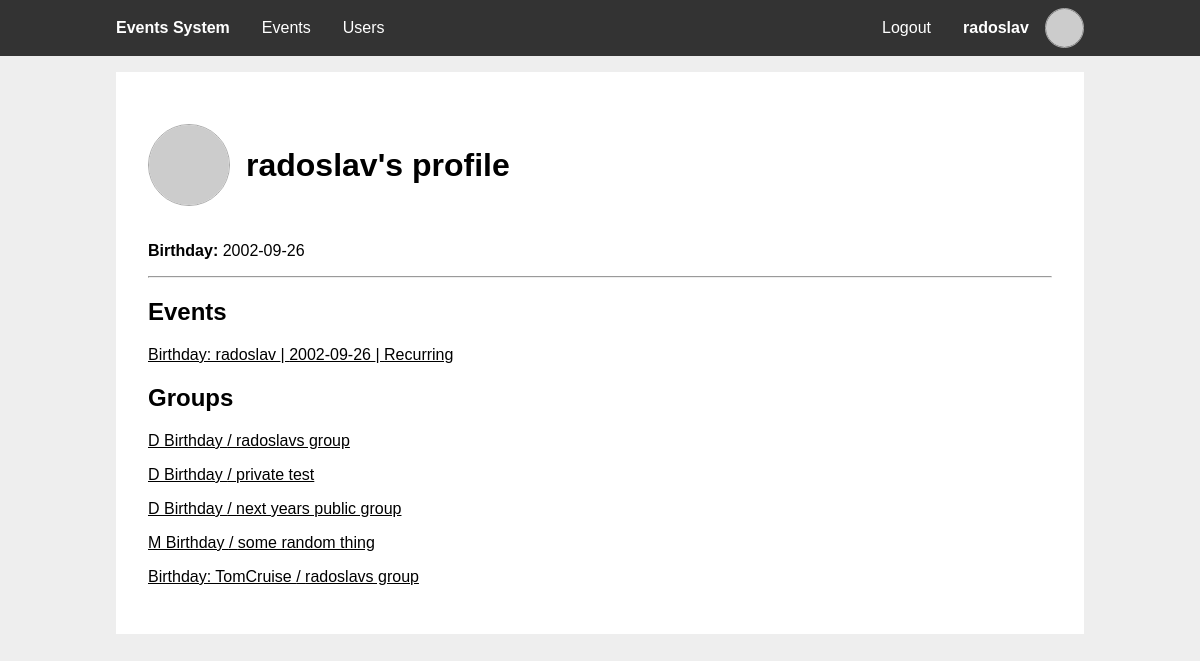
The app's page /user.php?id=2 (signed in) with its own data.
### tables this page shows
CREATE TABLE `users` (
  `id` int(11) NOT NULL,
  `username` varchar(50) NOT NULL,
  `email` varchar(50) DEFAULT NULL,
  `birthday_event` int(11) NOT NULL,
  `password_hash` char(60) NOT NULL
);

CREATE TABLE `events` (
  `event_id` int(11) NOT NULL,
  `creator_id` int(11) DEFAULT NULL,
  `name` varchar(50) NOT NULL,
  `date` date NOT NULL,
  `description` varchar(100) NOT NULL,
  `recurring` tinyint(1) NOT NULL
);

CREATE TABLE `event_groups` (
  `group_id` int(11) NOT NULL,
  `creator_id` int(11) NOT NULL,
  `group_name` varchar(50) NOT NULL,
  `money_goal` int(10) NOT NULL DEFAULT 0,
  `meeting_time` time NOT NULL DEFAULT '09:00:00',
  `meeting_place` varchar(50) DEFAULT NULL,
  `group_description` varchar(250) DEFAULT NULL,
  `group_pass` char(8) DEFAULT NULL
);

### includes/db_users.php (called while the page is built, shortened)
<?php
function getUserById($viewer, $user_id) {
  $pdo = getPDO();
  $stmt = $pdo->prepare('SELECT u.id,
                                u.username,
                                u.email,
                                e.date AS birthdate,
                                fu.favorite_user_id IS NOT NULL as favorite
                        FROM users u
                        JOIN events e ON u.birthday_event = e.event_id
                        LEFT JOIN favorite_users fu ON fu.user_id = ? AND fu.favorite_user_id = u.id
                        WHERE u.id = ?');
  $stmt->execute([$viewer, $user_id]);
  $user = $stmt->fetch();
  return $user;
}
?>

### includes/session.php (called while the page is built, shortened)
<?php
require_once "db_users.php";
function getUserId() {
  global $user;
  if (!$user) {
    $user = getUserById(null, $_SESSION['user_id'] ?? null);
  }
  return $user["id"];
}
function ensureLoggedIn() {
  if (!getUserId()) {
    header('Location: ./login.php');
    exit;
  }
}
?>

### includes/gravatar.php (called while the page is built)
<?php
function gravatarUrl($arg) {
  $email = is_string($arg) ? $arg : ($arg['email'] ?: $arg['username']);
  return "https://www.gravatar.com/avatar/".hash("sha256", strtolower(trim($email)))."?d=identicon";
}
?>

### includes/db_events.php (called while the page is built, shortened)
<?php
function getEventsByOwner($viewer, $creator) {
  $pdo = getPDO();
  $stmt = $pdo->prepare('SELECT e.*
                         FROM events e
                         LEFT JOIN user_hidden_event eh ON e.event_id = eh.event_id AND eh.user_id = ?
                         WHERE e.creator_id = ? AND eh.user_id IS NULL');
  $stmt->execute([$viewer, $creator]);
  return $stmt->fetchAll();
}
?>

### includes/db_groups.php (called while the page is built, shortened)
<?php
function getGroupsByOwner($viewer, $creator) {
  $pdo = getPDO();
  $stmt = $pdo->prepare('SELECT g.*,
                                e.name AS event_name
                         FROM `event_groups` g
                         JOIN `event_to_group` eg ON g.group_id = eg.group_id
                         JOIN `events` e ON eg.event_id = e.event_id
                         LEFT JOIN user_hidden_group gh ON g.group_id = gh.group_id AND gh.user_id = ?
                         WHERE g.creator_id = ? AND gh.user_id IS NULL');
  $stmt->execute([$viewer, $creator]);
  return $stmt->fetchAll();
}
?>

### user.php (the view, shortened to what this page needs)
<?php
require_once 'includes/session.php';
require_once 'includes/db_users.php';
require_once 'includes/db_events.php';
require_once 'includes/db_groups.php';
ensureLoggedIn();
$profile = getUserById($user['id'], $_GET['id']);
$events = getEventsByOwner($user['id'], $profile['id']);
$groups = getGroupsByOwner($user['id'], $profile['id']);
?>
<?php
include 'templates/main_header.php';
?>
<section class="content">
  <section class="profile-container">
    <section class="profile-info">
      <img class="profile-picture" alt="Profile Picture" src="<?php echo gravatarUrl($profile) ?>">
      <h1><?php echo $profile['username'] ?>'s profile</h1>
    </section>
    <p><strong>Birthday:</strong> <?php echo $profile['birthdate'] ?></p>
    <hr>
    <h2>Events</h2>
    <ul class="user-owned">
    <?php foreach ($events as $event): ?>
      <li>
        <a href="<?php echo "event_view.php?event_id=".$event['event_id']."&year=".date('Y') ?>">
          <?php echo htmlspecialchars($event['name']) ?> |
          <?php echo $event['date'] ?> |
          <?php echo $event['recurring'] ? "Recurring" : "Non Recurring" ?>
        </a>
      </li>
    <?php endforeach ?>
    </ul>
    <h2>Groups</h2>
    <ul class="user-owned">
    <?php foreach ($groups as $group): ?>
      <li>
        <a href="<?php echo "group_view.php?group_id=".$group['group_id'] ?>">
          <?php echo $group['event_name'] ?> /
          <?php echo $group['group_name'] ?>
        </a>
      </li>
    <?php endforeach ?>
    </ul>
  </section>
</section>
<?php
include 'templates/main_footer.php'
?>

### templates/main_header.php (shortened to what this page needs)
<?php
require_once 'includes/gravatar.php';
function active($param) {
  $isActive = basename($_SERVER['SCRIPT_NAME'], ".php") === $param;
  echo $isActive ? 'class="active"' : '';
}
?>
<!DOCTYPE html>
<html lang="en">
<head>
  <link rel="stylesheet" href="styles/main.css">
</head>
<body>
  <nav>
    <div class="wrapper">
      <ul>
        <li>
          <span><h1>Events System</h1></span>
        </li>
      </ul>
      <?php if (isset($user) && $user): ?>
      <ul class="middle">
        <li>
          <a href="./" <?php active("index") ?>>Events</a>
        </li>
        <li>
          <a href="./users.php" <?php active("users") ?>>Users</a>
        </li>
      </ul>
      <ul>
        <li>
          <a href="logout.php">Logout</a>
        </li>
        <li>
          <a href="profile.php" <?php active("profile") ?>>
            <div class="profile-info">
              <strong><?php echo $user['username'] ?></strong>
              <img class="profile-picture" alt="Profile Picture" src="<?php echo gravatarUrl($user) ?>">
            </div>
          </a>
        </li>
      </ul>
      <?php endif ?>
    </div>
  </nav>
  <main class="wrapper">

### templates/main_footer.php (shortened to what this page needs)
  </main>
</body>
</html>

### styles/main.css (style rules this page uses)
:root { --color-accent: #333; --color-accent-active: #444; --color-accent-inactive: #777; --color-background: #fff; --color-background-body: #eee; --color-text: #000; --color-text-accent: #fff; --color-text-error: #dc3545; --color-text-error-active: #c82333; --color-text-confirm: #28a745; --color-text-confirm-active: #218838; --color-chat-bubble: #1f8aff; --nav-height: 3.5em; }
* { box-sizing: border-box; }
body { font-family: sans-serif; color: var(--color-text); background-color: var(--color-background-body); min-height: 100vh; margin: 0; }
h1 { font-size: 2em; }
ul { list-style: none; padding: 0; margin: 0; }
a { color: inherit; }
.wrapper { width: 100%; max-width: 1000px; margin: 0 auto; }
body > main { flex-grow: 1; }
body > nav { display: flex; justify-content: center; width: 100%; top: 0; left: 0; color: var(--color-text-accent); background-color: var(--color-accent); z-index: 1; }
body > nav h1 { margin: 0; padding: 0; }
body > nav .wrapper { display: flex; flex-direction: column; }
body > nav a { text-decoration: none; }
body > nav ul { display: flex; align-items: center; flex-direction: column; }
body > nav ul.middle { flex-grow: 1; margin: 1em 0; }
body > nav li { height: var(--nav-height); width: 100%; }
body > nav li > a, body > nav li > span { display: flex; align-items: center; justify-content: center; padding: 0 1em; height: 100%; }
body > nav .profile-info { height: 100%; }
body > nav .profile-picture { height: 70%; }
.content { padding: 2em; background-color: var(--color-background); margin: 1em; }
.profile-info { display: flex; align-items: center; gap: 1em }
.profile-picture { border-radius: 50%; border: 1px solid #aaa; }
ul.user-owned li { margin: 1em 0; }
@media only screen and (min-width: 768px) { body { flex-direction: unset; padding-top: var(--nav-height); } }
@media only screen and (min-width: 768px) { body > nav { position: fixed; } }
@media only screen and (min-width: 768px) { body > nav h1 { font-size: 1em; } }
@media only screen and (min-width: 768px) { body > nav .wrapper { flex-direction: row; } }
@media only screen and (min-width: 768px) { body > nav ul { flex-direction: row; } }
@media only screen and (min-width: 768px) { body > nav ul.middle { flex-direction: row; margin: unset; } }
@media only screen and (min-width: 768px) { body > nav li { width: unset; } }

### records on screen
users: username "radoslav", birthday_event.date "2002-09-26"
events: name "Birthday: radoslav", date "2002-09-26", recurring "Recurring"
event_groups: events.name "D Birthday", group_name "radoslavs group"
event_groups: events.name "D Birthday", group_name "private test"
event_groups: events.name "D Birthday", group_name "next years public group"
event_groups: events.name "M Birthday", group_name "some random thing"
event_groups: events.name "Birthday: TomCruise", group_name "radoslavs group"
